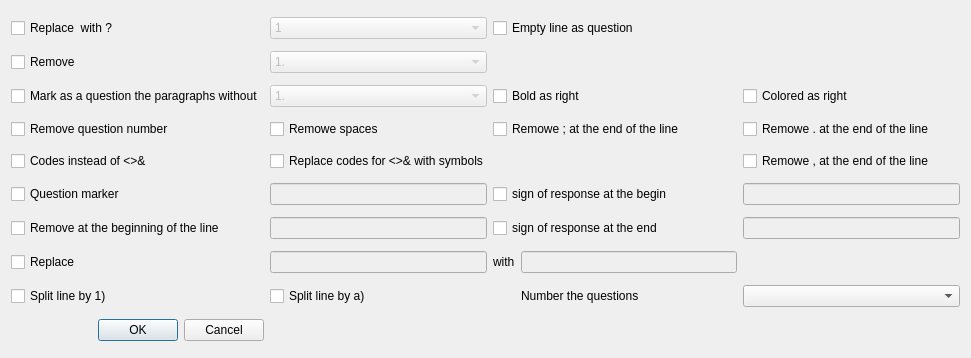
<?xml version="1.0" encoding="UTF-8"?>
<ui version="4.0">
 <class>DialogReplace</class>
 <widget class="QDialog" name="DialogReplace">
  <property name="geometry">
   <rect>
    <x>0</x>
    <y>0</y>
    <width>971</width>
    <height>358</height>
   </rect>
  </property>
  <property name="windowTitle">
   <string>Substitutions</string>
  </property>
  <layout class="QGridLayout" name="gridLayout">
   <item row="0" column="0">
    <widget class="QCheckBox" name="repl_to_question">
     <property name="toolTip">
      <string>&lt;html&gt;&lt;head/&gt;&lt;body&gt;&lt;p&gt;Replace &lt;/p&gt;&lt;p&gt;&lt;span style=&quot; text-decoration: underline;&quot;&gt;1. Question text&lt;/span&gt;&lt;/p&gt;&lt;p&gt;with&lt;/p&gt;&lt;p&gt;&lt;span style=&quot; text-decoration: underline;&quot;&gt;? Question text&lt;/span&gt;&lt;/p&gt;&lt;/body&gt;&lt;/html&gt;</string>
     </property>
     <property name="toolTipDuration">
      <number>-1</number>
     </property>
     <property name="statusTip">
      <string/>
     </property>
     <property name="whatsThis">
      <string/>
     </property>
     <property name="text">
      <string>Replace  with ?</string>
     </property>
    </widget>
   </item>
   <item row="0" column="1">
    <widget class="QComboBox" name="question_marker">
     <property name="enabled">
      <bool>false</bool>
     </property>
     <item>
      <property name="text">
       <string>1</string>
      </property>
     </item>
     <item>
      <property name="text">
       <string>1.</string>
      </property>
     </item>
     <item>
      <property name="text">
       <string>1)</string>
      </property>
     </item>
    </widget>
   </item>
   <item row="1" column="0">
    <widget class="QCheckBox" name="del_marker">
     <property name="toolTip">
      <string>&lt;html&gt;&lt;head/&gt;&lt;body&gt;&lt;p&gt;Replace&lt;/p&gt;&lt;p&gt;&lt;span style=&quot; text-decoration: underline;&quot;&gt;1. Text&lt;/span&gt;&lt;/p&gt;&lt;p&gt;to&lt;/p&gt;&lt;p&gt;&lt;span style=&quot; text-decoration: underline;&quot;&gt;Text&lt;/span&gt;&lt;/p&gt;&lt;p&gt;and&lt;/p&gt;&lt;p&gt;&lt;span style=&quot; text-decoration: underline;&quot;&gt;*1. Text&lt;/span&gt;&lt;/p&gt;&lt;p&gt;to &lt;/p&gt;&lt;p&gt;&lt;span style=&quot; text-decoration: underline;&quot;&gt;*Text&lt;/span&gt;&lt;/p&gt;&lt;/body&gt;&lt;/html&gt;</string>
     </property>
     <property name="text">
      <string>Remove</string>
     </property>
    </widget>
   </item>
   <item row="1" column="1">
    <widget class="QComboBox" name="answer_marker">
     <property name="enabled">
      <bool>false</bool>
     </property>
     <item>
      <property name="text">
       <string>1.</string>
      </property>
     </item>
     <item>
      <property name="text">
       <string>1)</string>
      </property>
     </item>
     <item>
      <property name="text">
       <string>a.</string>
      </property>
     </item>
     <item>
      <property name="text">
       <string>a)</string>
      </property>
     </item>
     <item>
      <property name="text">
       <string>[a]</string>
      </property>
     </item>
    </widget>
   </item>
   <item row="2" column="0">
    <widget class="QCheckBox" name="repl_to_question_2">
     <property name="text">
      <string>Mark as a question the paragraphs without</string>
     </property>
    </widget>
   </item>
   <item row="2" column="1">
    <widget class="QComboBox" name="question_marker_2">
     <property name="enabled">
      <bool>false</bool>
     </property>
     <item>
      <property name="text">
       <string>1.</string>
      </property>
     </item>
     <item>
      <property name="text">
       <string>1)</string>
      </property>
     </item>
     <item>
      <property name="text">
       <string>a.</string>
      </property>
     </item>
     <item>
      <property name="text">
       <string>a)</string>
      </property>
     </item>
     <item>
      <property name="text">
       <string>[a]</string>
      </property>
     </item>
    </widget>
   </item>
   <item row="3" column="0">
    <widget class="QCheckBox" name="repl_questnum">
     <property name="toolTip">
      <string>&lt;html&gt;&lt;head/&gt;&lt;body&gt;&lt;p&gt;Replace &lt;/p&gt;&lt;p&gt;&lt;span style=&quot; text-decoration: underline;&quot;&gt;? 1. Question text&lt;/span&gt;&lt;/p&gt;&lt;p&gt;with&lt;/p&gt;&lt;p&gt;&lt;span style=&quot; text-decoration: underline;&quot;&gt;? Question text&lt;/span&gt;&lt;/p&gt;&lt;/body&gt;&lt;/html&gt;</string>
     </property>
     <property name="statusTip">
      <string/>
     </property>
     <property name="whatsThis">
      <string/>
     </property>
     <property name="text">
      <string>Remove question number</string>
     </property>
    </widget>
   </item>
   <item row="3" column="1">
    <widget class="QCheckBox" name="del_space">
     <property name="toolTip">
      <string>&lt;html&gt;&lt;head/&gt;&lt;body&gt;&lt;p&gt;Delete spaces at the beginning and end of a line&lt;/p&gt;&lt;/body&gt;&lt;/html&gt;</string>
     </property>
     <property name="text">
      <string>Remowe spaces</string>
     </property>
    </widget>
   </item>
   <item row="3" column="2" colspan="2">
    <widget class="QCheckBox" name="del_endsemicolon">
     <property name="text">
      <string>Remowe ; at the end of the line</string>
     </property>
    </widget>
   </item>
   <item row="3" column="4">
    <widget class="QCheckBox" name="del_enddot">
     <property name="text">
      <string>Remowe . at the end of the line</string>
     </property>
    </widget>
   </item>
   <item row="4" column="0">
    <widget class="QCheckBox" name="repl_html">
     <property name="toolTip">
      <string>&lt;html&gt;&lt;head/&gt;&lt;body&gt;&lt;p&gt;Replace&lt;/p&gt;&lt;p&gt;&amp;lt; to &amp;amp;lt;&lt;/p&gt;&lt;p&gt;&amp;gt; to &amp;amp;gt;&lt;/p&gt;&lt;p&gt;&amp;amp; to &amp;amp;amp;&lt;/p&gt;&lt;/body&gt;&lt;/html&gt;</string>
     </property>
     <property name="text">
      <string>Codes instead of &lt;&gt;&amp;&amp;</string>
     </property>
    </widget>
   </item>
   <item row="4" column="1" colspan="2">
    <widget class="QCheckBox" name="make_tags">
     <property name="toolTip">
      <string>&lt;html&gt;&lt;head/&gt;&lt;body&gt;&lt;p&gt;Replace&lt;/p&gt;&lt;p&gt;&amp;amp;lt; to &amp;lt;&lt;/p&gt;&lt;p&gt;&amp;amp;gt; to &amp;gt;&lt;/p&gt;&lt;p&gt;&amp;amp;amp; to &amp;amp;&lt;/p&gt;&lt;/body&gt;&lt;/html&gt;</string>
     </property>
     <property name="text">
      <string>Replace codes for &lt;&gt;&amp;&amp; with symbols</string>
     </property>
    </widget>
   </item>
   <item row="4" column="4">
    <widget class="QCheckBox" name="del_endcomma">
     <property name="text">
      <string>Remowe , at the end of the line</string>
     </property>
    </widget>
   </item>
   <item row="5" column="0">
    <widget class="QCheckBox" name="repl_to_quiz">
     <property name="toolTip">
      <string>&lt;html&gt;&lt;head/&gt;&lt;body&gt;&lt;p&gt;Denote input as $. Then replace &lt;/p&gt;&lt;p&gt;&lt;span style=&quot; text-decoration: underline;&quot;&gt;$ text&lt;/span&gt;&lt;/p&gt;&lt;p&gt;&lt;span style=&quot; text-decoration: underline;&quot;&gt;question text&lt;/span&gt;&lt;/p&gt;&lt;p&gt;with&lt;/p&gt;&lt;p&gt;&lt;span style=&quot; text-decoration: underline;&quot;&gt;?question text&lt;/span&gt;&lt;/p&gt;&lt;/body&gt;&lt;/html&gt;</string>
     </property>
     <property name="text">
      <string>Question marker</string>
     </property>
    </widget>
   </item>
   <item row="5" column="1">
    <widget class="QLineEdit" name="label_quiz">
     <property name="enabled">
      <bool>false</bool>
     </property>
    </widget>
   </item>
   <item row="5" column="2" colspan="2">
    <widget class="QCheckBox" name="repl_to_correct_begin">
     <property name="toolTip">
      <string>&lt;html&gt;&lt;head/&gt;&lt;body&gt;&lt;p&gt;Denote input as $. Then replace &lt;/p&gt;&lt;p&gt;&lt;span style=&quot; text-decoration: underline;&quot;&gt;$answer&lt;/span&gt;&lt;/p&gt;&lt;p&gt;with&lt;/p&gt;&lt;p&gt;&lt;span style=&quot; text-decoration: underline;&quot;&gt;*answer&lt;/span&gt;&lt;/p&gt;&lt;/body&gt;&lt;/html&gt;</string>
     </property>
     <property name="text">
      <string>sign of response at the begin</string>
     </property>
    </widget>
   </item>
   <item row="5" column="4">
    <widget class="QLineEdit" name="label_correct_begin">
     <property name="enabled">
      <bool>false</bool>
     </property>
    </widget>
   </item>
   <item row="6" column="0">
    <widget class="QCheckBox" name="repl_answer">
     <property name="text">
      <string>Remove at the beginning of the line</string>
     </property>
    </widget>
   </item>
   <item row="6" column="1">
    <widget class="QLineEdit" name="label_answer">
     <property name="enabled">
      <bool>false</bool>
     </property>
    </widget>
   </item>
   <item row="6" column="2" colspan="2">
    <widget class="QCheckBox" name="repl_to_correct_end">
     <property name="toolTip">
      <string>&lt;html&gt;&lt;head/&gt;&lt;body&gt;&lt;p&gt;Denote input as $. Then replace &lt;/p&gt;&lt;p&gt;&lt;span style=&quot; text-decoration: underline;&quot;&gt;answer $&lt;/span&gt;&lt;/p&gt;&lt;p&gt;with&lt;/p&gt;&lt;p&gt;&lt;span style=&quot; text-decoration: underline;&quot;&gt;*answer&lt;/span&gt;&lt;/p&gt;&lt;/body&gt;&lt;/html&gt;</string>
     </property>
     <property name="text">
      <string>sign of response at the end</string>
     </property>
    </widget>
   </item>
   <item row="6" column="4">
    <widget class="QLineEdit" name="label_correct_end">
     <property name="enabled">
      <bool>false</bool>
     </property>
    </widget>
   </item>
   <item row="7" column="0">
    <widget class="QCheckBox" name="replfromto">
     <property name="text">
      <string>Replace</string>
     </property>
    </widget>
   </item>
   <item row="7" column="1">
    <widget class="QLineEdit" name="repl_from">
     <property name="enabled">
      <bool>false</bool>
     </property>
    </widget>
   </item>
   <item row="7" column="2">
    <widget class="QLabel" name="label">
     <property name="text">
      <string>with</string>
     </property>
    </widget>
   </item>
   <item row="7" column="3">
    <widget class="QLineEdit" name="repl_to">
     <property name="enabled">
      <bool>false</bool>
     </property>
    </widget>
   </item>
   <item row="8" column="0">
    <widget class="QCheckBox" name="repl_split_numsk">
     <property name="toolTip">
      <string>&lt;html&gt;&lt;head/&gt;&lt;body&gt;&lt;p&gt;Replace&lt;/p&gt;&lt;p&gt;&lt;span style=&quot; text-decoration: underline;&quot;&gt;1) text1 *2) text2 3) text3&lt;/span&gt;&lt;/p&gt;&lt;p&gt;with&lt;/p&gt;&lt;p&gt;&lt;span style=&quot; text-decoration: underline;&quot;&gt;text1&lt;/span&gt;&lt;/p&gt;&lt;p&gt;&lt;span style=&quot; text-decoration: underline;&quot;&gt;*text2&lt;/span&gt;&lt;/p&gt;&lt;p&gt;&lt;span style=&quot; text-decoration: underline;&quot;&gt;text3&lt;/span&gt;&lt;/p&gt;&lt;/body&gt;&lt;/html&gt;</string>
     </property>
     <property name="text">
      <string>Split line by 1)</string>
     </property>
    </widget>
   </item>
   <item row="8" column="1">
    <widget class="QCheckBox" name="repl_split_alpha">
     <property name="toolTip">
      <string>&lt;html&gt;&lt;head/&gt;&lt;body&gt;&lt;p&gt;Replace&lt;/p&gt;&lt;p&gt;&lt;span style=&quot; text-decoration: underline;&quot;&gt;a) text1 *b) text2 c) text3&lt;/span&gt;&lt;/p&gt;&lt;p&gt;with&lt;/p&gt;&lt;p&gt;&lt;span style=&quot; text-decoration: underline;&quot;&gt;text1&lt;/span&gt;&lt;/p&gt;&lt;p&gt;&lt;span style=&quot; text-decoration: underline;&quot;&gt;*text2&lt;/span&gt;&lt;/p&gt;&lt;p&gt;&lt;span style=&quot; text-decoration: underline;&quot;&gt;text3&lt;/span&gt;&lt;/p&gt;&lt;/body&gt;&lt;/html&gt;</string>
     </property>
     <property name="text">
      <string>Split line by a)</string>
     </property>
    </widget>
   </item>
   <item row="9" column="0">
    <widget class="QDialogButtonBox" name="buttonBox">
     <property name="orientation">
      <enum>Qt::Orientation::Horizontal</enum>
     </property>
     <property name="standardButtons">
      <set>QDialogButtonBox::StandardButton::Cancel|QDialogButtonBox::StandardButton::Ok</set>
     </property>
    </widget>
   </item>
   <item row="2" column="2" colspan="2">
    <widget class="QCheckBox" name="bold_answer">
     <property name="text">
      <string>Bold as right</string>
     </property>
    </widget>
   </item>
   <item row="2" column="4">
    <widget class="QCheckBox" name="color_answer">
     <property name="text">
      <string>Colored as right</string>
     </property>
    </widget>
   </item>
   <item row="0" column="2" colspan="3">
    <widget class="QCheckBox" name="empty_line">
     <property name="text">
      <string>Empty line as question</string>
     </property>
    </widget>
   </item>
   <item row="8" column="3">
    <widget class="QLabel" name="label_2">
     <property name="text">
      <string>Number the questions</string>
     </property>
    </widget>
   </item>
   <item row="8" column="4">
    <widget class="QComboBox" name="qnumber">
     <item>
      <property name="text">
       <string/>
      </property>
     </item>
     <item>
      <property name="text">
       <string>1.</string>
      </property>
     </item>
     <item>
      <property name="text">
       <string>1)</string>
      </property>
     </item>
    </widget>
   </item>
  </layout>
 </widget>
 <tabstops>
  <tabstop>repl_to_question</tabstop>
  <tabstop>question_marker</tabstop>
  <tabstop>del_marker</tabstop>
  <tabstop>answer_marker</tabstop>
  <tabstop>repl_questnum</tabstop>
  <tabstop>del_space</tabstop>
  <tabstop>del_endsemicolon</tabstop>
  <tabstop>del_enddot</tabstop>
  <tabstop>del_endcomma</tabstop>
  <tabstop>repl_html</tabstop>
  <tabstop>make_tags</tabstop>
  <tabstop>repl_to_quiz</tabstop>
  <tabstop>label_quiz</tabstop>
  <tabstop>repl_answer</tabstop>
  <tabstop>label_answer</tabstop>
  <tabstop>repl_to_correct_begin</tabstop>
  <tabstop>label_correct_begin</tabstop>
  <tabstop>repl_to_correct_end</tabstop>
  <tabstop>label_correct_end</tabstop>
  <tabstop>replfromto</tabstop>
  <tabstop>repl_from</tabstop>
  <tabstop>repl_to</tabstop>
  <tabstop>repl_split_numsk</tabstop>
  <tabstop>repl_split_alpha</tabstop>
 </tabstops>
 <resources/>
 <connections>
  <connection>
   <sender>buttonBox</sender>
   <signal>accepted()</signal>
   <receiver>DialogReplace</receiver>
   <slot>accept()</slot>
   <hints>
    <hint type="sourcelabel">
     <x>247</x>
     <y>293</y>
    </hint>
    <hint type="destinationlabel">
     <x>157</x>
     <y>274</y>
    </hint>
   </hints>
  </connection>
  <connection>
   <sender>buttonBox</sender>
   <signal>rejected()</signal>
   <receiver>DialogReplace</receiver>
   <slot>reject()</slot>
   <hints>
    <hint type="sourcelabel">
     <x>247</x>
     <y>293</y>
    </hint>
    <hint type="destinationlabel">
     <x>286</x>
     <y>274</y>
    </hint>
   </hints>
  </connection>
  <connection>
   <sender>repl_to_quiz</sender>
   <signal>toggled(bool)</signal>
   <receiver>label_quiz</receiver>
   <slot>setEnabled(bool)</slot>
   <hints>
    <hint type="sourcelabel">
     <x>128</x>
     <y>151</y>
    </hint>
    <hint type="destinationlabel">
     <x>372</x>
     <y>151</y>
    </hint>
   </hints>
  </connection>
  <connection>
   <sender>repl_answer</sender>
   <signal>toggled(bool)</signal>
   <receiver>label_answer</receiver>
   <slot>setEnabled(bool)</slot>
   <hints>
    <hint type="sourcelabel">
     <x>128</x>
     <y>184</y>
    </hint>
    <hint type="destinationlabel">
     <x>372</x>
     <y>184</y>
    </hint>
   </hints>
  </connection>
  <connection>
   <sender>replfromto</sender>
   <signal>toggled(bool)</signal>
   <receiver>repl_from</receiver>
   <slot>setEnabled(bool)</slot>
   <hints>
    <hint type="sourcelabel">
     <x>128</x>
     <y>217</y>
    </hint>
    <hint type="destinationlabel">
     <x>372</x>
     <y>217</y>
    </hint>
   </hints>
  </connection>
  <connection>
   <sender>replfromto</sender>
   <signal>toggled(bool)</signal>
   <receiver>repl_to</receiver>
   <slot>setEnabled(bool)</slot>
   <hints>
    <hint type="sourcelabel">
     <x>128</x>
     <y>217</y>
    </hint>
    <hint type="destinationlabel">
     <x>801</x>
     <y>217</y>
    </hint>
   </hints>
  </connection>
  <connection>
   <sender>repl_to_correct_begin</sender>
   <signal>toggled(bool)</signal>
   <receiver>label_correct_begin</receiver>
   <slot>setEnabled(bool)</slot>
   <hints>
    <hint type="sourcelabel">
     <x>588</x>
     <y>151</y>
    </hint>
    <hint type="destinationlabel">
     <x>804</x>
     <y>151</y>
    </hint>
   </hints>
  </connection>
  <connection>
   <sender>repl_to_correct_end</sender>
   <signal>toggled(bool)</signal>
   <receiver>label_correct_end</receiver>
   <slot>setEnabled(bool)</slot>
   <hints>
    <hint type="sourcelabel">
     <x>585</x>
     <y>184</y>
    </hint>
    <hint type="destinationlabel">
     <x>804</x>
     <y>184</y>
    </hint>
   </hints>
  </connection>
  <connection>
   <sender>repl_to_question</sender>
   <signal>toggled(bool)</signal>
   <receiver>question_marker</receiver>
   <slot>setEnabled(bool)</slot>
   <hints>
    <hint type="sourcelabel">
     <x>128</x>
     <y>25</y>
    </hint>
    <hint type="destinationlabel">
     <x>372</x>
     <y>25</y>
    </hint>
   </hints>
  </connection>
  <connection>
   <sender>del_marker</sender>
   <signal>toggled(bool)</signal>
   <receiver>answer_marker</receiver>
   <slot>setEnabled(bool)</slot>
   <hints>
    <hint type="sourcelabel">
     <x>128</x>
     <y>58</y>
    </hint>
    <hint type="destinationlabel">
     <x>372</x>
     <y>58</y>
    </hint>
   </hints>
  </connection>
  <connection>
   <sender>repl_to_question_2</sender>
   <signal>toggled(bool)</signal>
   <receiver>question_marker_2</receiver>
   <slot>setEnabled(bool)</slot>
   <hints>
    <hint type="sourcelabel">
     <x>123</x>
     <y>83</y>
    </hint>
    <hint type="destinationlabel">
     <x>338</x>
     <y>83</y>
    </hint>
   </hints>
  </connection>
 </connections>
</ui>
